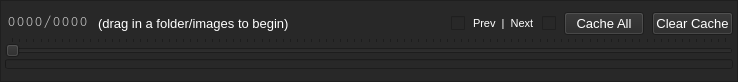
<?xml version="1.0" encoding="UTF-8"?>
<ui version="4.0">
 <class>Form</class>
 <widget class="QWidget" name="Form">
  <property name="geometry">
   <rect>
    <x>0</x>
    <y>0</y>
    <width>738</width>
    <height>82</height>
   </rect>
  </property>
  <property name="windowTitle">
   <string>Form</string>
  </property>
  <property name="styleSheet">
   <string notr="true">background-color: rgb(50, 50, 50);color: rgb(255, 255, 255);selection-background-color:rgb(140, 140, 140)</string>
  </property>
  <layout class="QVBoxLayout" name="verticalLayout_2">
   <property name="margin">
    <number>0</number>
   </property>
   <item>
    <widget class="QFrame" name="frame">
     <property name="styleSheet">
      <string notr="true">background-color: rgb(40,40,40);</string>
     </property>
     <property name="frameShape">
      <enum>QFrame::StyledPanel</enum>
     </property>
     <property name="frameShadow">
      <enum>QFrame::Raised</enum>
     </property>
     <layout class="QVBoxLayout" name="verticalLayout_3">
      <property name="leftMargin">
       <number>4</number>
      </property>
      <property name="topMargin">
       <number>2</number>
      </property>
      <property name="rightMargin">
       <number>4</number>
      </property>
      <property name="bottomMargin">
       <number>2</number>
      </property>
      <item>
       <layout class="QVBoxLayout" name="verticalLayout">
        <property name="spacing">
         <number>2</number>
        </property>
        <item>
         <layout class="QHBoxLayout" name="horizontalLayout_2">
          <property name="spacing">
           <number>8</number>
          </property>
          <item>
           <widget class="QLabel" name="ImageSliderLabel">
            <property name="minimumSize">
             <size>
              <width>85</width>
              <height>0</height>
             </size>
            </property>
            <property name="maximumSize">
             <size>
              <width>85</width>
              <height>16</height>
             </size>
            </property>
            <property name="font">
             <font>
              <family>Courier</family>
              <pointsize>11</pointsize>
             </font>
            </property>
            <property name="styleSheet">
             <string notr="true">color: rgb(200, 200, 200);</string>
            </property>
            <property name="text">
             <string>0000/0000</string>
            </property>
            <property name="alignment">
             <set>Qt::AlignBottom|Qt::AlignHCenter</set>
            </property>
           </widget>
          </item>
          <item>
           <widget class="QLabel" name="ImagePath">
            <property name="font">
             <font>
              <family>Tahoma</family>
              <pointsize>10</pointsize>
             </font>
            </property>
            <property name="text">
             <string>(drag in a folder/images to begin)</string>
            </property>
           </widget>
          </item>
          <item>
           <spacer name="horizontalSpacer">
            <property name="orientation">
             <enum>Qt::Horizontal</enum>
            </property>
            <property name="sizeHint" stdset="0">
             <size>
              <width>40</width>
              <height>20</height>
             </size>
            </property>
           </spacer>
          </item>
          <item>
           <widget class="QCheckBox" name="PrevImageCheck">
            <property name="focusPolicy">
             <enum>Qt::NoFocus</enum>
            </property>
            <property name="text">
             <string/>
            </property>
           </widget>
          </item>
          <item>
           <widget class="QLabel" name="label">
            <property name="font">
             <font>
              <pointsize>8</pointsize>
             </font>
            </property>
            <property name="text">
             <string>Prev  |  Next</string>
            </property>
           </widget>
          </item>
          <item>
           <widget class="QCheckBox" name="NextImageCheck">
            <property name="focusPolicy">
             <enum>Qt::NoFocus</enum>
            </property>
            <property name="text">
             <string/>
            </property>
           </widget>
          </item>
          <item>
           <widget class="QPushButton" name="CacheImagesBtn">
            <property name="font">
             <font>
              <family>Tahoma</family>
              <pointsize>10</pointsize>
             </font>
            </property>
            <property name="focusPolicy">
             <enum>Qt::NoFocus</enum>
            </property>
            <property name="text">
             <string>Cache All</string>
            </property>
           </widget>
          </item>
          <item>
           <widget class="QPushButton" name="ClearCacheBtn">
            <property name="font">
             <font>
              <family>Tahoma</family>
              <pointsize>10</pointsize>
             </font>
            </property>
            <property name="focusPolicy">
             <enum>Qt::NoFocus</enum>
            </property>
            <property name="text">
             <string>Clear Cache</string>
            </property>
           </widget>
          </item>
         </layout>
        </item>
        <item>
         <layout class="QHBoxLayout" name="horizontalLayout_3">
          <property name="spacing">
           <number>4</number>
          </property>
          <item>
           <widget class="QSlider" name="ImageSlider">
            <property name="focusPolicy">
             <enum>Qt::NoFocus</enum>
            </property>
            <property name="maximum">
             <number>100</number>
            </property>
            <property name="orientation">
             <enum>Qt::Horizontal</enum>
            </property>
            <property name="tickPosition">
             <enum>QSlider::TicksAbove</enum>
            </property>
            <property name="tickInterval">
             <number>1</number>
            </property>
           </widget>
          </item>
         </layout>
        </item>
        <item>
         <widget class="QProgressBar" name="progressBar">
          <property name="maximumSize">
           <size>
            <width>16777215</width>
            <height>10</height>
           </size>
          </property>
          <property name="styleSheet">
           <string notr="true">selection-background-color: rgb(68, 118, 170);</string>
          </property>
          <property name="maximum">
           <number>100</number>
          </property>
          <property name="value">
           <number>0</number>
          </property>
          <property name="textVisible">
           <bool>false</bool>
          </property>
         </widget>
        </item>
       </layout>
      </item>
     </layout>
    </widget>
   </item>
  </layout>
 </widget>
 <resources/>
 <connections>
  <connection>
   <sender>ImageSlider</sender>
   <signal>valueChanged(int)</signal>
   <receiver>progressBar</receiver>
   <slot>setValue(int)</slot>
   <hints>
    <hint type="sourcelabel">
     <x>298</x>
     <y>40</y>
    </hint>
    <hint type="destinationlabel">
     <x>394</x>
     <y>76</y>
    </hint>
   </hints>
  </connection>
  <connection>
   <sender>ImageSlider</sender>
   <signal>rangeChanged(int,int)</signal>
   <receiver>progressBar</receiver>
   <slot>setRange(int,int)</slot>
   <hints>
    <hint type="sourcelabel">
     <x>338</x>
     <y>39</y>
    </hint>
    <hint type="destinationlabel">
     <x>347</x>
     <y>76</y>
    </hint>
   </hints>
  </connection>
 </connections>
</ui>
